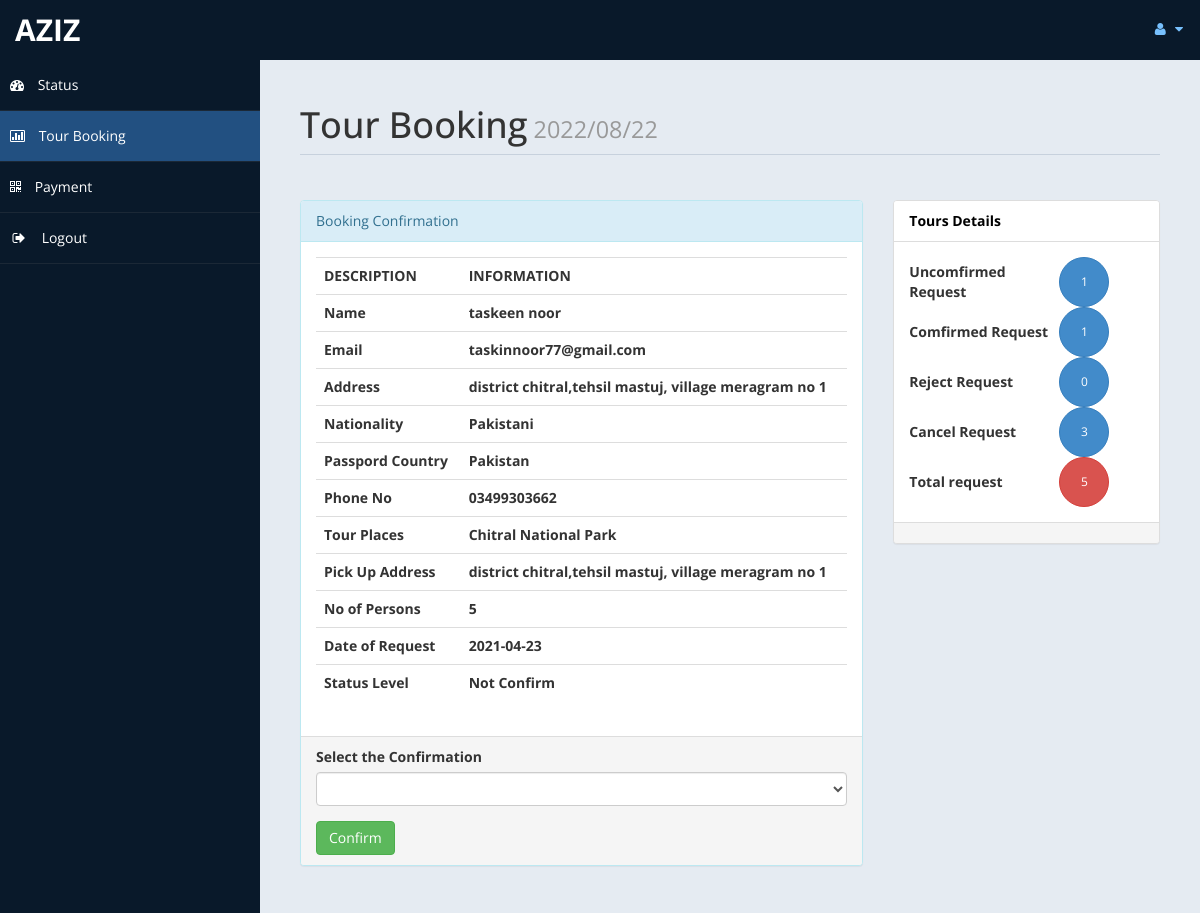
The page /admin/tourbook.php?rid=8 (signed in) on the database its author committed.
### tables this page shows
CREATE TABLE `tour_request` (
  `req_id` int(11) NOT NULL,
  `first_name` varchar(55) NOT NULL,
  `last_name` varchar(55) NOT NULL,
  `email` varchar(55) NOT NULL,
  `address` varchar(255) NOT NULL,
  `nationality` varchar(55) NOT NULL,
  `p_countery` varchar(55) NOT NULL,
  `phone` varchar(55) NOT NULL,
  `tour_places` text NOT NULL,
  `pu_address` varchar(55) NOT NULL,
  `persons` int(11) NOT NULL,
  `pdate` date NOT NULL,
  `status` varchar(255) NOT NULL,
  `user_id` int(11) NOT NULL
);

### admin/tourbook.php (the view, shortened to what this page needs)
<?php
		if(!isset($_GET["rid"]))
		{
			 header("location:index.php");
		}
		else {
				$curdate=date("Y/m/d");
				include ('db.php');
				$id = $_GET['rid'];
				$sql ="Select * from tour_request where req_id = '$id'";
				$re = mysqli_query($con,$sql);
				while($row=mysqli_fetch_array($re))
				{
					$fname = $row['first_name'];
					$lname = $row['last_name'];
					$email = $row['email'];
					$address = $row['address'];
					$nationality = $row['nationality'];
					$p_country = $row['p_countery'];
					$phone= $row['phone'];
					$tour_places = $row['tour_places'];
					$pu_address = $row['pu_address'];
					$nop = $row['persons'];
					$date = $row['pdate'];
		            $status=$row['status'];
				}
	}
			?>
<!DOCTYPE html>
<html xmlns="http://www.w3.org/1999/xhtml">
<head>
    <link href="assets/css/bootstrap.css" rel="stylesheet" />
    <link href="assets/css/font-awesome.css" rel="stylesheet" />
    <link href="assets/js/morris/morris-0.4.3.min.css" rel="stylesheet" />
    <link href="assets/css/custom-styles.css" rel="stylesheet" />
</head>
<body>
    <div id="wrapper">
        <nav class="navbar navbar-default top-navbar" role="navigation">
            <div class="navbar-header">
                <a class="navbar-brand" href="home.php"> <?php echo $_SESSION["user"]; ?> </a>
            </div>
            <ul class="nav navbar-top-links navbar-right">
                <li class="dropdown">
                    <a class="dropdown-toggle" data-toggle="dropdown" href="#" aria-expanded="false">
                        <i class="fa fa-user fa-fw"></i> <i class="fa fa-caret-down"></i>
                    </a>
                </li>
            </ul>
        </nav>
        <nav class="navbar-default navbar-side" role="navigation">
            <div class="sidebar-collapse">
                <ul class="nav" id="main-menu">
                    <li>
                        <a  href="home.php"><i class="fa fa-dashboard"></i> Status</a>
                    </li>
					<li>
                        <a class="active-menu" href="roombook.php"><i class="fa fa-bar-chart-o"></i> Tour Booking</a>
                    </li>
                    <li>
                        <a href="payment.php"><i class="fa fa-qrcode"></i> Payment</a>
                    </li>
                    <li>
                        <a href="logout.php"><i class="fa fa-sign-out fa-fw"></i> Logout</a>
                    </li>
					</ul>
            </div>
        </nav>
        <div id="page-wrapper">
            <div id="page-inner">
                <div class="row">
                    <div class="col-md-12">
                        <h1 class="page-header">
                            Tour Booking<small>	<?php echo  $curdate; ?> </small>
                        </h1>
                    </div>
					<div class="col-md-8 col-sm-8">
                    <div class="panel panel-info">
                        <div class="panel-heading">
                           Booking Confirmation
                        </div>
                        <div class="panel-body">
							<div class="table-responsive">
                                <table class="table">
                                    <tr>
                                            <th>DESCRIPTION</th>
                                            <th>INFORMATION</th>
                                        </tr>
                                        <tr>
                                            <th>Name</th>
                                            <th><?php echo $fname.$lname; ?> </th>
                                        </tr>
										<tr>
                                            <th>Email</th>
                                            <th><?php echo $email; ?> </th>
                                        </tr>
										<tr>
                                            <th>Address </th>
                                            <th><?php echo $address; ?></th>
                                        </tr>
										<tr>
                                            <th>Nationality </th>
                                            <th><?php echo $nationality;  ?></th>
                                        </tr>
										<tr>
                                            <th>Passpord Country </th>
                                            <th><?php echo $p_country; ?></th>
                                        </tr>
										<tr>
                                            <th>Phone No </th>
                                            <th><?php echo $phone; ?></th>
                                        </tr>
										<tr>
                                            <th>Tour Places </th>
                                            <th><strong><?php echo $tour_places; ?></strong></th>
                                        </tr>
										<tr>
                                            <th>Pick Up Address</th>
                                            <th><?php echo $pu_address; ?></th>
                                        </tr>
										<tr>
                                            <th>No of Persons</th>
                                            <th><?php echo $nop; ?></th>
                                        </tr>
										<tr>
                                            <th>Date of Request</th>
                                            <th><?php echo $date; ?></th>
                                        </tr>
										<tr>
                                            <th>Status Level</th>
                                            <th><?php echo $status; ?></th>
                                        </tr>
                                </table>
                            </div>
                        </div>
                        <div class="panel-footer">
                            <form method="post">
										<div class="form-group">
														<label>Select the Confirmation</label>
														<select name="option"class="form-control">
															<option value selected>	</option>
															<option value="Confirm">Confirm</option>
														</select>
										 </div>
							<input type="submit" name="button" value="Confirm" class="btn btn-success">
							</form>
                        </div>
                    </div>
					</div>
						<?php
						include ('db.php');
						$sql = "select * from tour_request";
						$re = mysqli_query($con,$sql);
						$c =0;
						while($row=mysqli_fetch_array($re) )
						{
								$new = $row['status'];
								if($new=="Not Confirm")
								{
									$c = $c + 1;
								}
						}
				?>
					<div class="col-md-4 col-sm-4">
                    <div class="panel panel-default">
                        <div class="panel-heading">
                          Tours Details
                        </div>
                        <div class="panel-body">
						<table width="200px">
							<tr>
								<td><b>Uncomfirmed Request</b>	 </td>
								<td><button type="button" class="btn btn-primary btn-circle"><?php
								echo $c;
							?> </button></td>
						</tr>
							<tr>
								<td><b>Comfirmed Request</b>	 </td>
								<td><button type="button" class="btn btn-primary btn-circle"><?php
								$rsql = "SELECT * FROM `tour_request`";
								$rre = mysqli_query($con,$rsql);
								$r =0;
								while($row=mysqli_fetch_array($rre) )
								{
										$br = $row['status'];
										if($br=="Confirm")
										{
											$r = $r + 1;
										}
								}
							       echo $r;
							?> </button></td>
							</tr>
							<tr>
								<td><b>Reject Request</b>	 </td>
								<td><button type="button" class="btn btn-primary btn-circle"><?php
								$reject =0;
							       echo $reject;
							?> </button></td>
						</tr>
							<tr>
								<td><b>Cancel Request</b>	 </td>
								<td><button type="button" class="btn btn-primary btn-circle"><?php
									$query = "SELECT * FROM `tour_request`";
								$run = mysqli_query($con,$query);
								$cancel =0;
								while($row4=mysqli_fetch_array($run) )
								{
										$state = $row4['status'];
										if($state=="Cancel")
										{
											$cancel = $cancel + 1;
										}
								}
							       echo $cancel;
							?> </button></td>
						</tr>
							<tr>
								<td><b>Total request	</b> </td>
								<td> <button type="button" class="btn btn-danger btn-circle"><?php
								echo $c+$r+$reject+$cancel;
								 ?> </button></td>
							</tr>
						</table>
						</div>
                        <div class="panel-footer">
                        </div>
                    </div>
					</div>
                </div>
                </div>
         </div>
        </div>
</body>
</html>

### admin/assets/css/custom-styles.css (style rules this page uses)
body { font-family: 'Open Sans', sans-serif; }
#wrapper { width: 100%; background:#09192A; }
#page-wrapper { padding: 15px 15px; min-height: 600px; background:#E5EBF2; }
#page-inner { width:100%; margin:10px 20px 10px 0px; background-color:transparent; padding:10px; min-height:1200px; }
h1, .h1, h2, .h2, h3, .h3 { margin-top: 7px; margin-bottom: -5px; }
.page-header { padding-bottom: 9px; margin: 10px 0 45px; border-bottom: 1px solid #C7D1DD; }
.panel-default > .panel-heading { color: #000; background-color: #FFFFFF; border-color: #ddd; font-weight:bold; }
.top-navbar { margin:0px; }
.top-navbar .navbar-brand { color: #fff; width: 260px; text-align: left; height: 60px; font-size: 30px; font-weight: 700; text-transform: uppercase; line-height: 30px; }
.top-navbar .nav > li { position: relative; display: inline-block; }
.top-navbar .nav > li > a { position: relative; display: block; padding: 19px 15px; color: #77C0FD; }
.active-menu { background-color:#225081!important; }
.sidebar-collapse , .sidebar-collapse .nav { background:none; }
.sidebar-collapse .nav { padding:0; }
.sidebar-collapse .nav > li > a { color:#fff; background:transparent; text-shadow:none; }
.sidebar-collapse > .nav > li > a { padding:15px 10px; }
.sidebar-collapse > .nav > li { border-bottom: 1px solid rgba(107, 108, 109, 0.19); }
.navbar-side { border:none; background-color: transparent; }
.top-navbar { background:#09192A; border-bottom:none; }
.top-navbar .nav > li > a > i { margin-right: 2px; }
.navbar-default { border:0px solid black; }
.navbar-header { background: #09192A; }
.nav > li > a > i { margin-right:10px; }
.btn-circle { width: 50px; height: 50px; padding: 6px 0; -webkit-border-radius: 25px; -moz-border-radius: 25px; border-radius: 25px; text-align: center; font-size: 12px; line-height: 1.428571429; }
@media (min-width:768px) { #page-wrapper { margin: 0 0 0 260px; padding: 15px 30px; min-height: 1200px; } }
@media (min-width:768px) { .navbar-side { z-index: 1; position: absolute; width: 260px; } }
@media (min-width:768px) { .navbar { border-radius: 0px; } }

### rows shown on the page
tour_request: first_name "taskeen", last_name "noor", email "taskinnoor77@gmail.com", address "district chitral,tehsil mastuj, village meragram no 1", nationality "Pakistani", p_countery "Pakistan", phone "03499303662", tour_places "Chitral National Park", pu_address "district chitral,tehsil mastuj, village meragram no 1", persons "5", pdate "2021-04-23", status "Not Confirm"

### other values the page prints
$_SESSION["user"] "AZIZ"
$c "1"
$r "1"
$reject "0"
$cancel "3"
$c+$r+$reject+$cancel "5"
